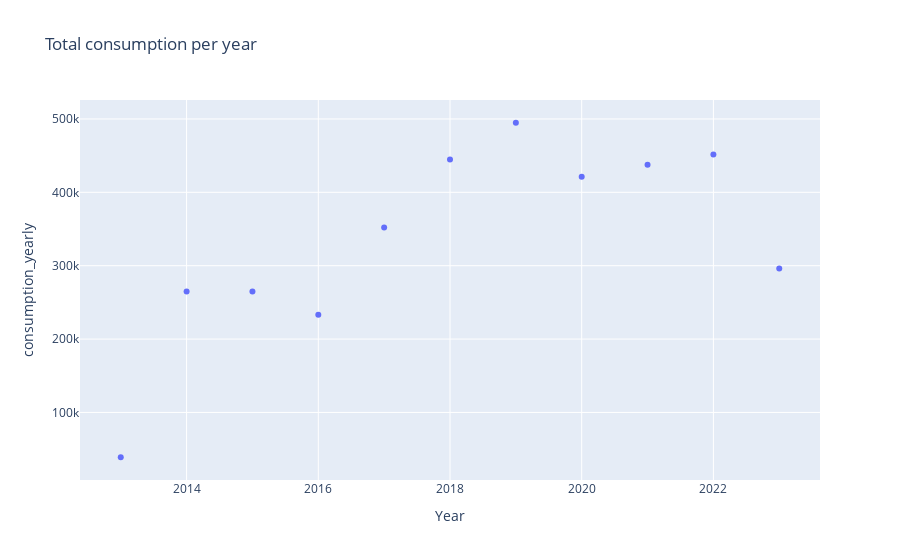

Write notebook code for a chart like this one.
### Markdown cell above
# Data Modeling - Senario1: predict yearly
Modeling each year consumption and forecast the coming two years. This will limit the data, but a good baseline.

## lazy estimator

### Code cell
# calculate yearly consumption
consumption_yearly = []
year_list = np.array(data['Year'].unique().astype(int))

for ci in year_list:
    yr_msk = data['Year'] == str(ci)
    consumption_yearly.append(data.loc[yr_msk].Consumption.sum())

# Create the scatter plot using Plotly
df = pd.DataFrame({
    'Year':year_list, 
    'consumption_yearly':consumption_yearly})
fig = px.scatter(df, x='Year', y='consumption_yearly', title='Total consumption per year')
fig.show()

### Figure 1 — Plotly figure (JSON) as saved in the notebook; plotly's stock layout.template omitted (floating-point values rounded to 4 significant figures)
{"data": [{"hovertemplate": "Year=%{x}<br>consumption_yearly=%{y}<extra></extra>", "legendgroup": "", "marker": {"color": "#636efa", "symbol": "circle"}, "mode": "markers", "name": "", "orientation": "v", "showlegend": false, "type": "scatter", "x": [2013, 2014, 2015, 2016, 2017, 2018, 2019, 2020, 2021, 2022, 2023], "xaxis": "x", "y": [38947, 264896, 264877, 233296, 351966, 444638, 494816, 421384, 437521, 451593, 296253], "yaxis": "y"}], "layout": {"legend": {"tracegroupgap": 0}, "title": {"text": "Total consumption per year"}, "xaxis": {"anchor": "y", "domain": [0, 1], "title": {"text": "Year"}}, "yaxis": {"anchor": "x", "domain": [0, 1], "title": {"text": "consumption_yearly"}}}}
